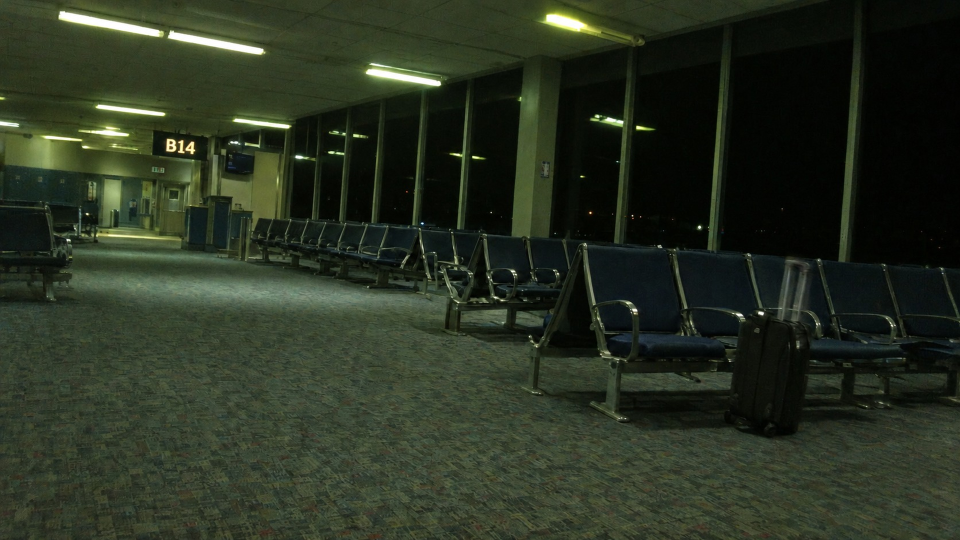
#> input picture Wallpaper/Gate_B14_217_AM.png, 1920 x 1080 px (shown at 1/2 size)
$ python -i prepare_png_assets.py   (imports and definitions only)
#> lines starting #> are read from the running program, lines starting #| are printed output that depends on the picture
#!/usr/bin/env python3
"""Prepare AurionOS PNG assets from the New-Logos drop.

Reads icons/New-Logos/*.png (2880px masters), resizes to 128x128 dock
icons, and writes icons/*.png. Resizes Wallpaper/*.png masters to
1920x1080. Run once; the tree then carries only OS-sized PNGs.

Usage: python3 tools/prepare_png_assets.py [--check]
  --check: verify outputs exist and are sane, do not rewrite.
"""
import os
import sys

HERE = os.path.dirname(os.path.abspath(__file__))
ROOT = os.path.dirname(HERE)
SRC_DIR = os.path.join(ROOT, "icons", "New-Logos")
DST_DIR = os.path.join(ROOT, "icons")
WP_DIR = os.path.join(ROOT, "Wallpaper")

ICON_SIZE = 128
WP_SIZE = (1920, 1080)

ICON_MAP = {
    "3d_demo.png": "3d_demo.png",
    "audio_manager.png": "audio_manager.png",
    "Browser.png": "browser.png",
    "calculator.png": "calculator.png",
    "clock.png": "clock.png",
    "files.png": "files.png",
    "notepad.png": "notepad.png",
    "paint.png": "paint.png",
    "settings.png": "settings.png",
    "snake.png": "snake.png",
    "sys-info.png": "sys-info.png",
    "task_manager.png": "task_manager.png",
    "terminal.png": "terminal.png",
}

WALLPAPERS = ["Night_ridge.png", "Misty_conife.png", "Gate_B14_217_AM.png", "Sunday_4_47_PM.png", "ins.png"]
THUMB_SIZE = (144, 81)
THUMBS = {"Night_ridge.png": "thumb_night.png",
          "Misty_conife.png": "thumb_misty.png",
          "Gate_B14_217_AM.png": "thumb_gate.png",
          "Sunday_4_47_PM.png": "thumb_sunday.png"}


# [90 lines left out: functions save_retry, need_pil, key_out_background, not called in this run]


def build_icons(Image):
    missing = []
    if not os.path.isdir(SRC_DIR):
        # Masters were consumed (deleted after import); just re-key the
        # shipped 128px icons in place.
        for dst_name in list(ICON_MAP.values()):
            dst = os.path.join(DST_DIR, dst_name)
            if not os.path.exists(dst):
                missing.append(dst_name)
                continue
            with Image.open(dst) as src_im:
                src_im.load()
                im = src_im.convert("RGBA")
            if im.size != (ICON_SIZE, ICON_SIZE):
                im = im.resize((ICON_SIZE, ICON_SIZE), Image.Resampling.LANCZOS)
            n = key_out_background(im)
            save_retry(im, dst)
            print("icon (rekey) %s (%d bytes, keyed %d)" % (dst_name, os.path.getsize(dst), n))
        if missing:
            print("MISSING icons: %s" % ", ".join(missing))
            sys.exit(1)
        return
    for src_name, dst_name in ICON_MAP.items():
        src = os.path.join(SRC_DIR, src_name)
        dst = os.path.join(DST_DIR, dst_name)
        if not os.path.exists(src):
            missing.append(src_name)
            continue
        with Image.open(src) as src_im:
            src_im.load()
            im = src_im.convert("RGBA")
        if im.size != (ICON_SIZE, ICON_SIZE):
            im = im.resize((ICON_SIZE, ICON_SIZE), Image.Resampling.LANCZOS)
        n = key_out_background(im)
        save_retry(im, dst)
        print("icon %s -> %s (%d bytes, keyed %d)" % (src_name, dst_name, os.path.getsize(dst), n))
    # folder.png + file.png have no New-Logos master; draw flat glyphs so no
    # slot falls back to a diagnostic color square.
    draw_folder(Image, os.path.join(DST_DIR, "folder.png"))
    draw_file(Image, os.path.join(DST_DIR, "file.png"))
    if missing:
        print("MISSING masters: %s" % ", ".join(missing))
        sys.exit(1)


# [83 lines left out: functions draw_folder, draw_file, build_wallpapers, check, main, not called in this run]


# [2 lines not run here, left out]

>>> import cv2
>>> picture = cv2.imread('../Wallpaper/Gate_B14_217_AM.png', cv2.IMREAD_GRAYSCALE)
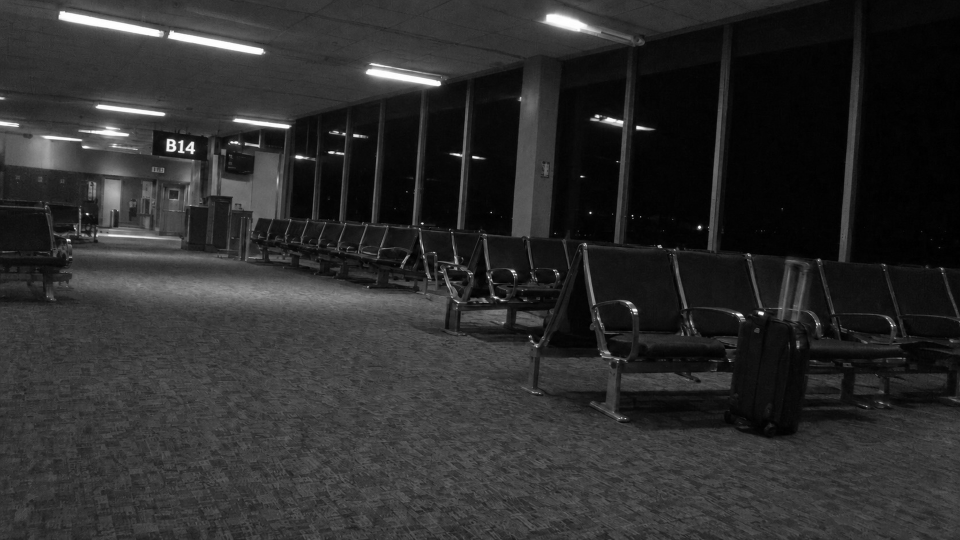
#> picture: shape (1080, 1920) (shown at 1/2 size); min 0, max 255, mean 44.6
#> (the run stopped early here; a loop or call above may not have finished)
